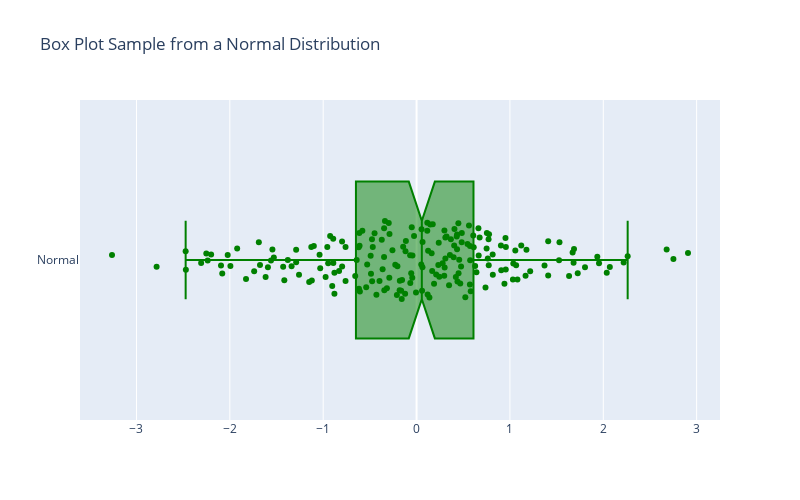

The notebook cell saved with this chart:
### Markdown cell above
1. Customise the position of the points with respect to the box(es) by using the input `pointpos`.  If 0, the sample points are places over the center of the box(es). Positive (negative) values correspond to positions to the right (left) for vertical boxes and above (below) for horizontal boxes

### Code cell
fig = go.Figure()
fig.add_trace(go.Box(x=df["Normal"], 
                     pointpos=0.0,
                     jitter=0.5,
                     notched=True, 
                     marker_color='green', 
                     boxpoints="all",
                     name='Normal',
                     ))
fig.update_layout(title='Box Plot Sample from a Normal Distribution', 
                  height = 500, width = 800,)

### Figure 1 — Plotly figure (JSON) as saved in the notebook; plotly's stock layout.template omitted (floating-point values rounded to 4 significant figures; data arrays with more than 128 entries replaced by an {"elided": "..."} marker saying what was removed)
{"data": [{"boxpoints": "all", "jitter": 0.5, "marker": {"color": "green"}, "name": "Normal", "notched": true, "pointpos": 0, "type": "box", "x": {"elided": "200 float values"}}], "layout": {"height": 500, "title": {"text": "Box Plot Sample from a Normal Distribution"}, "width": 800}}
